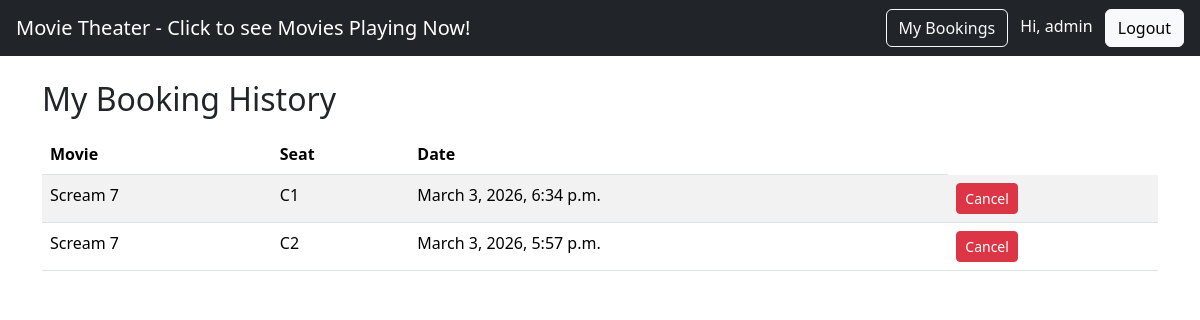
/history/ (signed in), run on an earlier commit of the app's database.
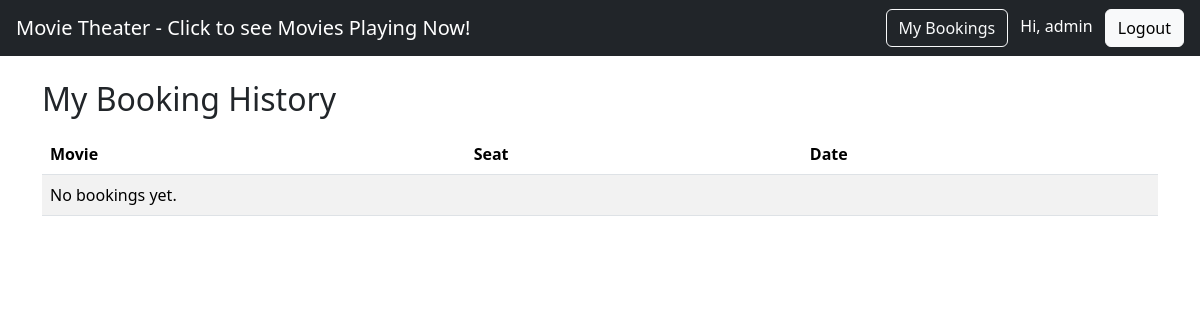
And on a later commit of the database.
### bookings/models.py (models this page shows, shortened)
class Booking(models.Model):
    movie = models.ForeignKey(Movie, on_delete=models.CASCADE, related_name="bookings")
    seat = models.ForeignKey(Seat, on_delete=models.CASCADE)
    user = models.ForeignKey(User, on_delete=models.CASCADE)
    booking_date = models.DateTimeField(auto_now_add=True)
    class Meta:
        constraints = [
            models.UniqueConstraint(fields=["movie", "seat"], name="unique_seat_per_movie")
        ]

class Movie(models.Model):
    title = models.CharField(max_length=200)
    description = models.TextField()
    release_date = models.DateField()
    duration = models.IntegerField()

class Seat(models.Model):
    seat_number = models.CharField(max_length=10)

### bookings/views.py (the view)
# urls.py: path("history/", views.booking_history_page, name="booking_history"),
@login_required
def booking_history_page(request):
    bookings = Booking.objects.filter(user=request.user).select_related("movie", "seat").order_by("-booking_date")
    return render(request, "bookings/booking_history.html", {"bookings": bookings})

### bookings/templates/bookings/booking_history.html (shortened to what this page needs)
{% extends "bookings/base.html" %}
{% block content %}
<h2 class="mb-3">My Booking History</h2>
<table class="table table-striped">
  <thead>
    <tr>
      <th>Movie</th>
      <th>Seat</th>
      <th>Date</th>
    </tr>
  </thead>
  <tbody>
    {% for b in bookings %}
    <tr>
      <td>{{ b.movie.title }}</td>
      <td>{{ b.seat.seat_number }}</td>
      <td>{{ b.booking_date }}</td>
      <td>
      <form method="post" action="{% url 'cancel_booking' b.id %}">
        <button class="btn btn-sm btn-danger" type="submit">Cancel</button>
      </form>
    </td>
    </tr>
    {% empty %}
    <tr><td colspan="4">No bookings yet.</td></tr>
    {% endfor %}
  </tbody>
</table>
{% endblock %}

### bookings/templates/bookings/base.html (shortened to what this page needs)
<!doctype html>
<html>
<head>
  <link href="https://cdn.jsdelivr.net/npm/bootstrap@5.3.2/dist/css/bootstrap.min.css" rel="stylesheet">
</head>
<body>
<nav class="navbar navbar-dark bg-dark px-3">
  <a class="navbar-brand text-white" href="{% url 'movie_list' %}">Movie Theater - Click to see Movies Playing Now! </a>
  <div class="ms-auto">
    <a class="btn btn-outline-light me-2" href="{% url 'booking_history' %}">My Bookings</a>
      {% if user.is_authenticated %}
      <span class="text-white me-2">Hi, {{ user.username }}</span>
        <form method="post" action="{% url 'logout' %}" style="display:inline;">
          <button class="btn btn-light" type="submit">Logout</button>
        </form>
      {% else %}
        <a class="btn btn-light" href="{% url 'login' %}">Login</a>
      {% endif %}
  </div>
</nav>
<div class="container py-4">
  {% block content %}{% endblock %}
</div>
</body>
</html>

What changed in the data, as far as the page shows it:
removed Booking: movie "Scream 7", seat.seat_number "C1", booking_date "March 3, 2026, 6:34 p.m."
removed Booking: movie "Scream 7", seat.seat_number "C2", booking_date "March 3, 2026, 5:57 p.m."
Also different on the page:
text now shown: "No bookings yet."
